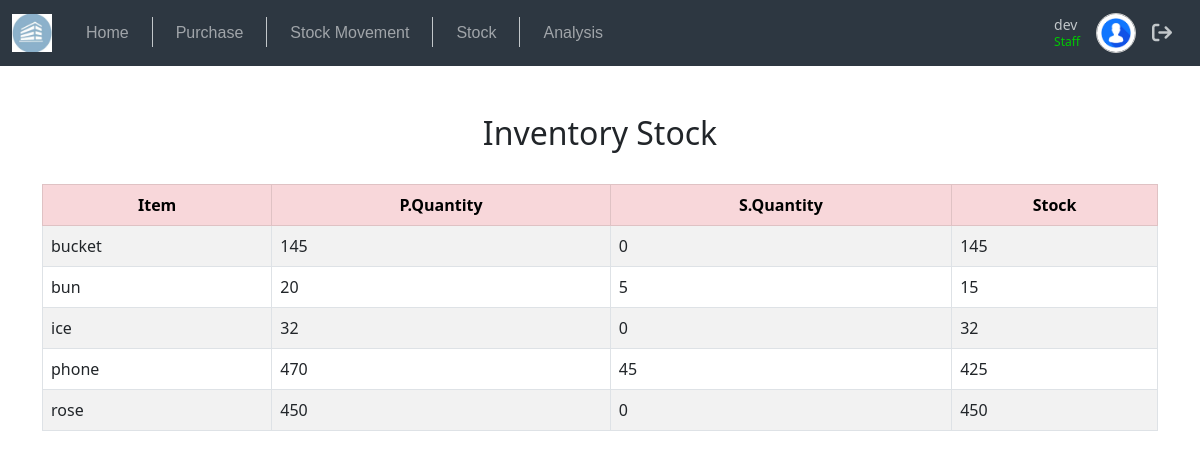
The app's page /stock/ (signed in) with its own data.
### users/models.py (models this page shows, shortened)
class CustomUser(AbstractBaseUser):
    username = models.CharField(max_length=150, unique=True)
    password = models.CharField(max_length=128)
    name = models.CharField(max_length=255)
    user_type = models.CharField(max_length=50, default='normal')
    is_active = models.BooleanField(default=True)
    is_staff = models.BooleanField(default=False)
    is_superuser = models.BooleanField(default=False)
    USERNAME_FIELD = 'username'
    REQUIRED_FIELDS = ['name','password']  # Add any additional required fields here
    objects = CustomUserManager()

### stockmanage/models.py (models this page shows, shortened)
class P_S_Info(models.Model):
    ENTRY_CHOICES = [
        ('purchase', 'Purchase'),
        ('stock_Movement', 'Stock Movement'),
    ]
    SorP = models.CharField(
        max_length=50,  # Adjust the max length based on your needs
        choices=ENTRY_CHOICES,  # Set the choices option to restrict the field to these options
    )
    date=models.DateField()
    mr_mh_no=models.CharField(max_length=30)
    item=models.CharField(max_length=30)
    unit_of_measure=models.CharField(max_length=30)
    quantity=models.IntegerField()
    supplier_name=models.CharField(max_length=30)
    project_no=models.CharField(max_length=30)
    invoice_no=models.CharField(max_length=30)
    created_by = models.ForeignKey(settings.AUTH_USER_MODEL, null=True, blank=True, on_delete=models.SET_NULL)

### stockmanage/views.py (the view)
# urls.py: path('stock/',views.stock,name='stock'),
@login_required(login_url="sign_in")
@cache_control(no_cache=True, must_revalidate=True, no_store=True)
def stock(request):
    purchase_quantities = P_S_Info.objects.filter(SorP='purchase',created_by=request.user).values('item').annotate(total=Sum('quantity'))
    stock_quantities = P_S_Info.objects.filter(SorP='stock_Movement',created_by=request.user).values('item').annotate(total=Sum('quantity'))
    stock_summary = {}
    for purchase in purchase_quantities:
        stock_summary[purchase['item']] = {
            'P_quantity': purchase['total'],
            'S_quantity': 0  # Initialize S_quantity to 0
        }
    for stock in stock_quantities:
        if stock['item'] in stock_summary:
            stock_summary[stock['item']]['S_quantity'] = stock['total']
        else:
            stock_summary[stock['item']] = {
                'P_quantity': 0,  # Initialize P_quantity to 0 if item not in purchase
                'S_quantity': stock['total']
            }
    for item, quantities in stock_summary.items():
        quantities['stock_quantity'] = quantities['P_quantity'] - quantities['S_quantity']
    return render(request,'stock.html', {'stocks': stock_summary.items()})

### stockmanage/context_processors.py (called while the page is built)
def user_id_context(request):
    user_id = request.session.get('selected_user_id', request.user.id)  # Default to current user if none selected
    return {'user_id': user_id}

### templates/stock.html (shortened to what this page needs)
<!DOCTYPE html>
<html lang="en">
<head>
    <link href="https://cdn.jsdelivr.net/npm/bootstrap@5.3.0-alpha1/dist/css/bootstrap.min.css" rel="stylesheet">
    <link rel="stylesheet" href="https://cdnjs.cloudflare.com/ajax/libs/font-awesome/6.0.0-beta3/css/all.min.css">
</head>
<body>
    {% include 'navbar.html' %}
    {% include 'update.html' %}
    <div class="container mt-4">
        <h2 class="text-center">Inventory Stock</h2>
        <br>
        <div class="table-responsive">
            <table class="table table-striped table-bordered">
                <thead>
                    <tr class="table-danger text-center">
                        <th>Item</th>
                        <th>P.Quantity</th>
                        <th>S.Quantity</th>
                        <th>Stock</th>
                    </tr>
                </thead>
                <tbody>
                    {% for item, quantities in stocks %}
                        <tr>
                            <td>{{ item }}</td>
                            <td>{{ quantities.P_quantity }}</td>
                            <td>{{ quantities.S_quantity }}</td>
                            <td>{{ quantities.stock_quantity }}</td>
                        </tr>
                    {% empty %}
                        <tr>
                            <td colspan="4" class="text-center">No stock items available.</td>
                        </tr>
                    {% endfor %}
                </tbody>
            </table>
        </div>
    </div>
</body>
</html>

### templates/navbar.html (shortened to what this page needs)
<!DOCTYPE html>
<html lang="en">
<head>
    {% load static %}
    <link href="https://cdn.jsdelivr.net/npm/bootstrap@5.3.3/dist/css/bootstrap.min.css" rel="stylesheet">
    <link rel="stylesheet" href="https://cdnjs.cloudflare.com/ajax/libs/font-awesome/6.0.0-beta3/css/all.min.css">
</head>
<body>
    <nav class="navbar navbar-expand-lg navbar-dark">
        <div class="container-fluid">
            <a class="navbar-brand" href="#">
                <img src="{% static 'LOGO/download.jpg' %}" alt="Logo">
            </a>
            <div class="collapse navbar-collapse" id="navbarSupportedContent">
                <ul class="navbar-nav me-auto mb-2 mb-lg-0">
                    <li class="nav-item"><a class="nav-link" href="{% url 'home' %}">Home</a></li>
                    <li class="nav-item"><a class="nav-link" href="{% url 'purchase' %}">Purchase</a></li>
                    <li class="nav-item"><a class="nav-link" href="{% url 'sale' %}">Stock Movement</a></li>
                    <li class="nav-item"><a class="nav-link" href="{% url 'stock' %}">Stock</a></li>
                    <li class="nav-item"><a class="nav-link" href="{% url 'analysis' %}">Analysis</a></li>
                </ul>
                <div class="d-flex align-items-center">
                    <a class="navbar-brand d-none d-lg-block" href="#">
                        <p>{{ user.username }}<br><span>Staff</span></p>
                    </a>
                    <a class="navbar-brand d-none d-lg-block" href="#">
                        <img src="{% static 'LOGO/blue-circle-with-white-user_78370-4707.avif' %}" class="dp" alt="User">
                    </a>
                    <a class="navbar-brand" href="{% url 'logout' %}">
                        <i class="fa fa-sign-out logout-icon"></i>
                    </a>
                </div>
            </div>
        </div>
    </nav>
</body>
</html>

### templates/navbar.html (style rules this page uses)
.navbar { background-color: #2d3741; }
.nav-link { color: #c2c7ca; font-family: 'Poppins', sans-serif; margin: 0 10px; }
.navbar-brand img { width: 40px; height: auto; }
.dp { width: 35px; height: 35px; border: 1px solid #ccc; border-radius: 50%; }
.navbar-brand p { color: #c2c7ca; margin: 0; font-size: 14px; line-height: 16px; }
.navbar-brand p span { color: rgb(0, 204, 0); font-size: 12px; }
.logout-icon { font-size: 20px; color: #c2c7ca; }

### records on screen
CustomUser: username "dev"
P_S_Info: item "bucket", P_quantity "145", S_quantity "0", stock_quantity "145"
P_S_Info: item "rose", P_quantity "450", S_quantity "0", stock_quantity "450"

### other values on screen
{{ item }} "bun" "ice" "phone"
{{ quantities.P_quantity }} "20" "32" "470"
{{ quantities.S_quantity }} "5" "0" "45"
{{ quantities.stock_quantity }} "15" "32" "425"
